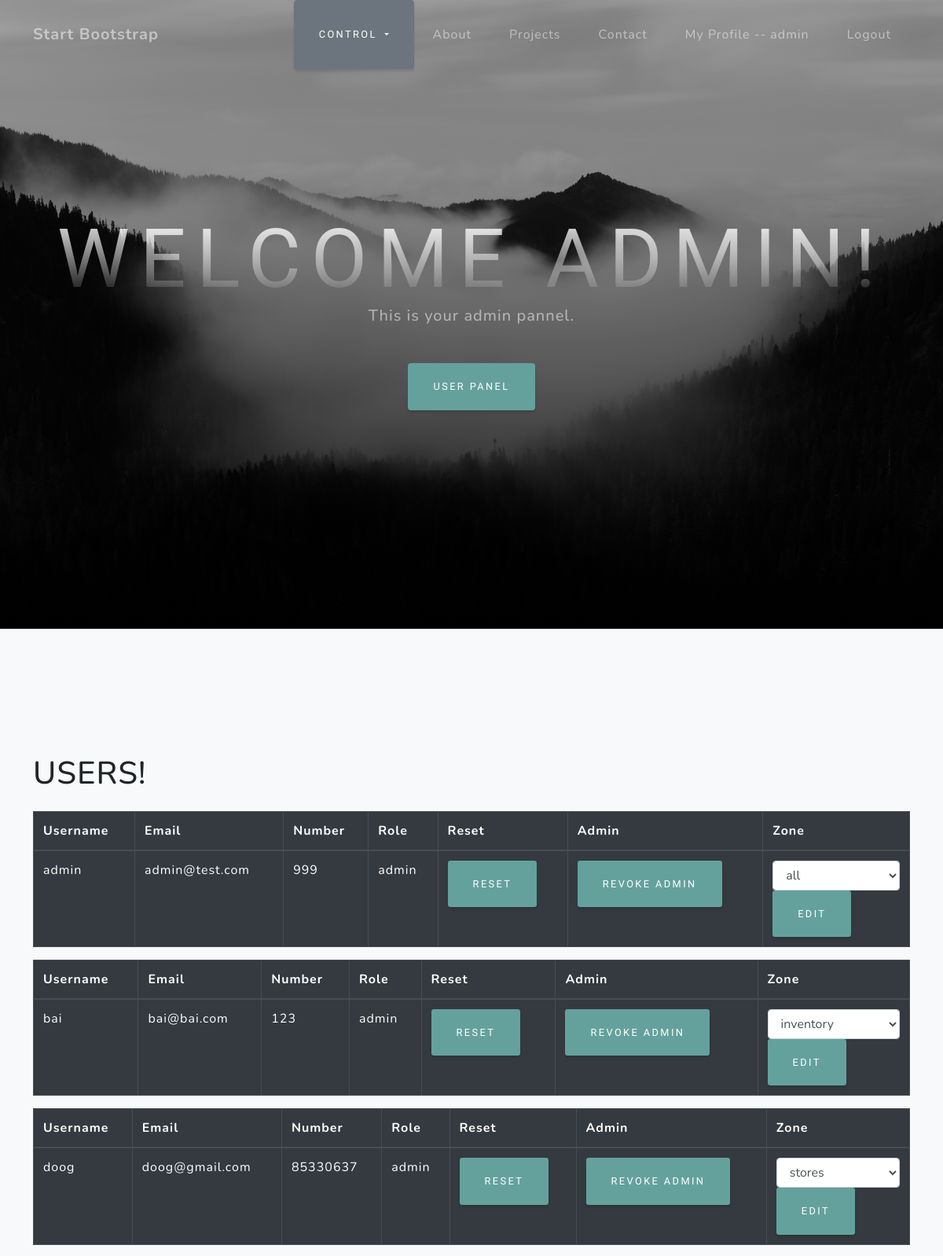
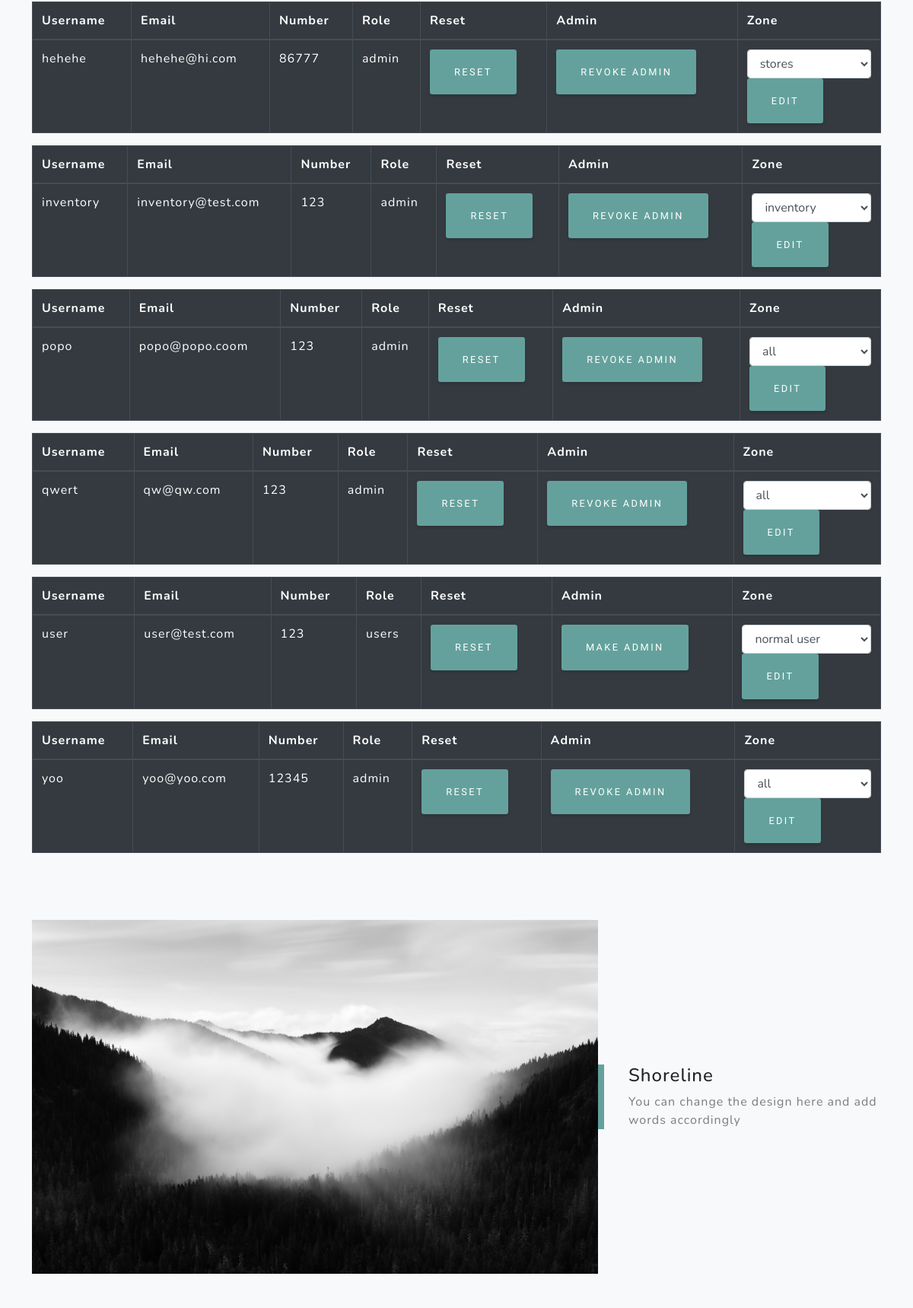
Page /site/plogindexAdmin.php (signed in, upper part) on the committed database (2 pictures, top to bottom).
### tables this page shows
CREATE TABLE `users` (
  `username` varchar(100) DEFAULT NULL,
  `email` varchar(100) NOT NULL,
  `password` varchar(100) DEFAULT NULL,
  `number` int(15) DEFAULT NULL,
  `image` longtext DEFAULT NULL,
  `role` varchar(100) DEFAULT NULL,
  `zone` varchar(100) DEFAULT NULL
);

### site/plogindexAdmin.php (the view, shortened to what this page needs)
<?php
include 'init.php';
if (isset($_SESSION['email'] ) && $_SESSION['role'] == 'admin') {
    if($_SESSION['zone'] == 'all'){
        $username = $_SESSION['username'];
    }
    else{
        header("location: signup.php");
    }
}else{
    header("location: signup.php");
}
?>
<!DOCTYPE html>
<html lang="en">
    <head>
        <link href="css/styles.css" rel="stylesheet" />
    </head>
    <body id="page-top">
        <nav class="navbar navbar-expand-lg navbar-light fixed-top" id="mainNav">
            <div class="container">
                <a class="navbar-brand js-scroll-trigger" href="#page-top">Start Bootstrap</a>
                <div class="collapse navbar-collapse" id="navbarResponsive">
                    <ul class="navbar-nav ml-auto">
                    <div class="btn-group"><button type="button" class="btn btn-secondary dropdown-toggle" data-toggle="dropdown" aria-haspopup="true" aria-expanded="false">
    Control
  </button></div>
                        <li class="nav-item"><a class="nav-link js-scroll-trigger" href="#about">About</a></li>
                        <li class="nav-item"><a class="nav-link js-scroll-trigger" href="#projects">Projects</a></li>
                        <li class="nav-item"><a class="nav-link js-scroll-trigger" href="#signup">Contact</a></li>
                        <li class="nav-item"><a class="nav-link js-scroll-trigger" href="profile.php">My Profile -- <?php echo $username?> </a></li>
                        <li class="nav-item"><a class="nav-link js-scroll-trigger" href="logout.php">Logout</a></li>
                    </ul>
                </div>
            </div>
        </nav>
        <header class="masthead">
            <div class="container d-flex h-100 align-items-center">
                <div class="mx-auto text-center">
                    <h1 class="mx-auto my-0 text-uppercase">WELCOME ADMIN!</h1>
                    <h2 class="text-white-50 mx-auto mt-2 mb-5">This is your admin pannel.</h2>
                 <a class="btn btn-primary js-scroll-trigger" href="#projects">User Panel</a>
                </div>
            </div>
        </header>
        <section class="projects-section bg-light" id="projects">
            <div class="container">
                <?php
                $query = "SELECT * FROM users";
                $result = mysqli_query($conn, $query);
                echo "<h1 class='mx-auto my-0 text-uppercase'>USERS!</h1>";
                echo"<br>";
                if ($result->num_rows > 0) {
                    while($row = $result->fetch_assoc()) {
                        $username1 = $row["username"];
                        $email1 = $row["email"];
                        $number1 = $row["number"];
                        $role1 = $row["role"];
                        $zone1 = $row["zone"];
                        echo "<table class='table table-bordered table-dark'>";
                        echo "<thead>";
                        echo "<tr>";
                        echo "<th scope='col'>Username</th>";
                        echo "<th scope='col'>Email</th>";
                        echo "<th scope='col'>Number</th>";
                        echo "<th scope='col'>Role</th>";
                        echo "<th scope='col'>Reset</th>";
                        echo "<th scope='col'>Admin</th>";
                        echo "<th scope='col'>Zone</th>";
                        echo "</tr>";
                        echo "</thead>";
                        echo "<tbody>";
                        echo "<form action='profileAdmin.php' method='POST' >";
                        echo "<tr>";
                        echo "<td>$username1</th>";
                        echo "<td>$email1</td>";
                        echo "<td>$number1</td>";
                        echo "<td>$role1</td>";
                        echo "<td><button type='submit' class='btn btn-primary btn-sm'>Reset</button></td>";
                        if($role1 == 'admin'){
                        echo "</form>";
                        echo "<form action='revokeAdmin.php' method='POST' >";
                        echo "<td><button type='submit' class='btn btn-primary btn-sm'>Revoke Admin</button></td>";
                        echo "</form>";
                        }
                        else{
                        echo "</form>";
                        echo "<form action='makeAdmin.php' method='POST' >";
                        echo "<td><button type='submit' class='btn btn-primary btn-sm'>Make Admin</button></td>";
                        echo "</form>";
                        }
                        echo "<td>";
                        echo "<form action='editZone.php' method='POST' >";
                        echo "<select value='stores' class='form-control' name='newzone' id='exampleFormControlSelect1'>";
                        echo "<option ";
                        if($zone1 == 'all'){echo("selected");}
                        echo ">all</option>";
                        echo "<option ";
                        if($zone1 == 'stores'){echo("selected");}
                        echo ">stores</option>";
                        echo "<option ";
                        if($zone1 == 'inventory'){echo("selected");}
                        echo ">inventory</option>";
                        echo "<option ";
                        if($zone1 == 'normaluser'){echo("selected");}
                        echo ">normal user</option>";
                        echo "</select>";
                        echo "</div>";
                        echo "<button type='submit' class='btn btn-primary btn-sm'>Edit</button>";
                        echo "</form>";
                        echo "</td>";
                        echo "</tbody>";
                        echo "</table>";
                    }
                    } else {
                    echo "0 results";
                    }
                ?>
<br>
<br>
<br>
                <div class="row align-items-center no-gutters mb-4 mb-lg-5">
                    <div class="col-xl-8 col-lg-7"><img class="img-fluid mb-3 mb-lg-0" src="assets/img/bg-masthead.jpg" alt="" /></div>
                    <div class="col-xl-4 col-lg-5">
                        <div class="featured-text text-center text-lg-left">
                            <h4>Shoreline</h4>
                            <p class="text-black-50 mb-0">You can change the design here and add words accordingly</p>
                        </div>
                    </div>
                </div>
        </section>
    </body>
</html>

### rows in the picture
users: username "admin", email "admin@test.com", number "999", role "admin", newzone "all"
users: username "bai", email "bai@bai.com", number "123", role "admin", newzone "inventory"
users: username "doog", email "doog@gmail.com", number "85330637", role "admin", newzone "stores"
users: username "hehehe", email "hehehe@hi.com", number "86777", role "admin", newzone "stores"
users: username "inventory", email "inventory@test.com", number "123", role "admin", newzone "inventory"
users: username "popo", email "popo@popo.coom", number "123", role "admin"
users: username "qwert", email "qw@qw.com", number "123", role "admin", newzone "all"
users: username "user", email "user@test.com", number "123", role "users", newzone "normal user"
users: username "yoo", email "yoo@yoo.com", number "12345", role "admin", newzone "all"

### other values in the picture
$username "admin"
